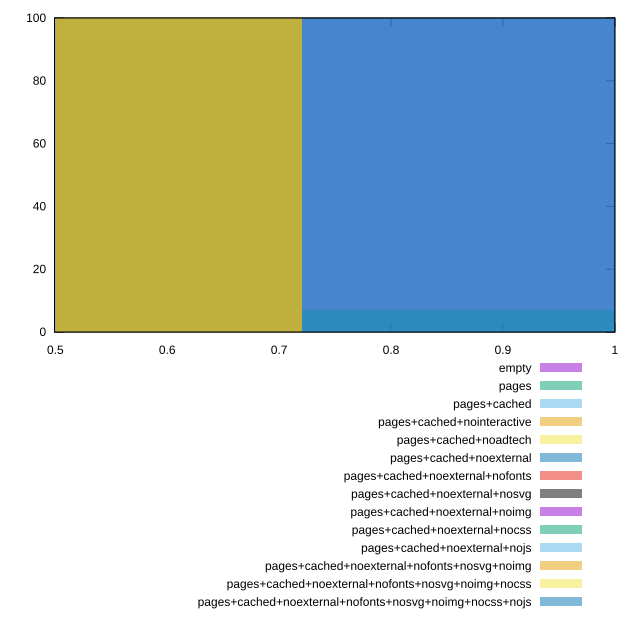

Generate this figure with gnuplot:
reset

$empty <<EOF
0.8650037644010299 100
EOF

$pages <<EOF
0.8650037644010299 7
0.5766691762673533 93
EOF

$pagesCached <<EOF
0.8650037644010299 1
0.5766691762673533 99
EOF

$pagesCachedNointeractive <<EOF
0.5766691762673533 100
EOF

$pagesCachedNoadtech <<EOF
0.5766691762673533 100
EOF

$pagesCachedNoexternal <<EOF
0.5766691762673533 100
EOF

$pagesCachedNoexternalNofonts <<EOF
0.5766691762673533 100
EOF

$pagesCachedNoexternalNosvg <<EOF
0.5766691762673533 100
EOF

$pagesCachedNoexternalNoimg <<EOF
0.5766691762673533 100
EOF

$pagesCachedNoexternalNocss <<EOF
0.5766691762673533 100
EOF

$pagesCachedNoexternalNojs <<EOF
0.8650037644010299 100
EOF

$pagesCachedNoexternalNofontsNosvgNoimg <<EOF
0.5766691762673533 100
EOF

$pagesCachedNoexternalNofontsNosvgNoimgNocss <<EOF
0.5766691762673533 100
EOF

$pagesCachedNoexternalNofontsNosvgNoimgNocssNojs <<EOF
0.8650037644010299 100
EOF

set key outside below
set boxwidth 0.28833458813367663
set xrange [0.49929411764705883:1]
set yrange [0:100]
set trange [0:100]
set style fill transparent solid 0.5 noborder
set terminal svg size 640, 620 enhanced background rgb 'white'
set output "report_00008_2021-01-22T20:58:29.167/uses-rel-preload/comparison/histogram/all_score.svg"

plot $empty title "empty" with boxes, \
     $pages title "pages" with boxes, \
     $pagesCached title "pages+cached" with boxes, \
     $pagesCachedNointeractive title "pages+cached+nointeractive" with boxes, \
     $pagesCachedNoadtech title "pages+cached+noadtech" with boxes, \
     $pagesCachedNoexternal title "pages+cached+noexternal" with boxes, \
     $pagesCachedNoexternalNofonts title "pages+cached+noexternal+nofonts" with boxes, \
     $pagesCachedNoexternalNosvg title "pages+cached+noexternal+nosvg" with boxes, \
     $pagesCachedNoexternalNoimg title "pages+cached+noexternal+noimg" with boxes, \
     $pagesCachedNoexternalNocss title "pages+cached+noexternal+nocss" with boxes, \
     $pagesCachedNoexternalNojs title "pages+cached+noexternal+nojs" with boxes, \
     $pagesCachedNoexternalNofontsNosvgNoimg title "pages+cached+noexternal+nofonts+nosvg+noimg" with boxes, \
     $pagesCachedNoexternalNofontsNosvgNoimgNocss title "pages+cached+noexternal+nofonts+nosvg+noimg+nocss" with boxes, \
     $pagesCachedNoexternalNofontsNosvgNoimgNocssNojs title "pages+cached+noexternal+nofonts+nosvg+noimg+nocss+nojs" with boxes

reset
